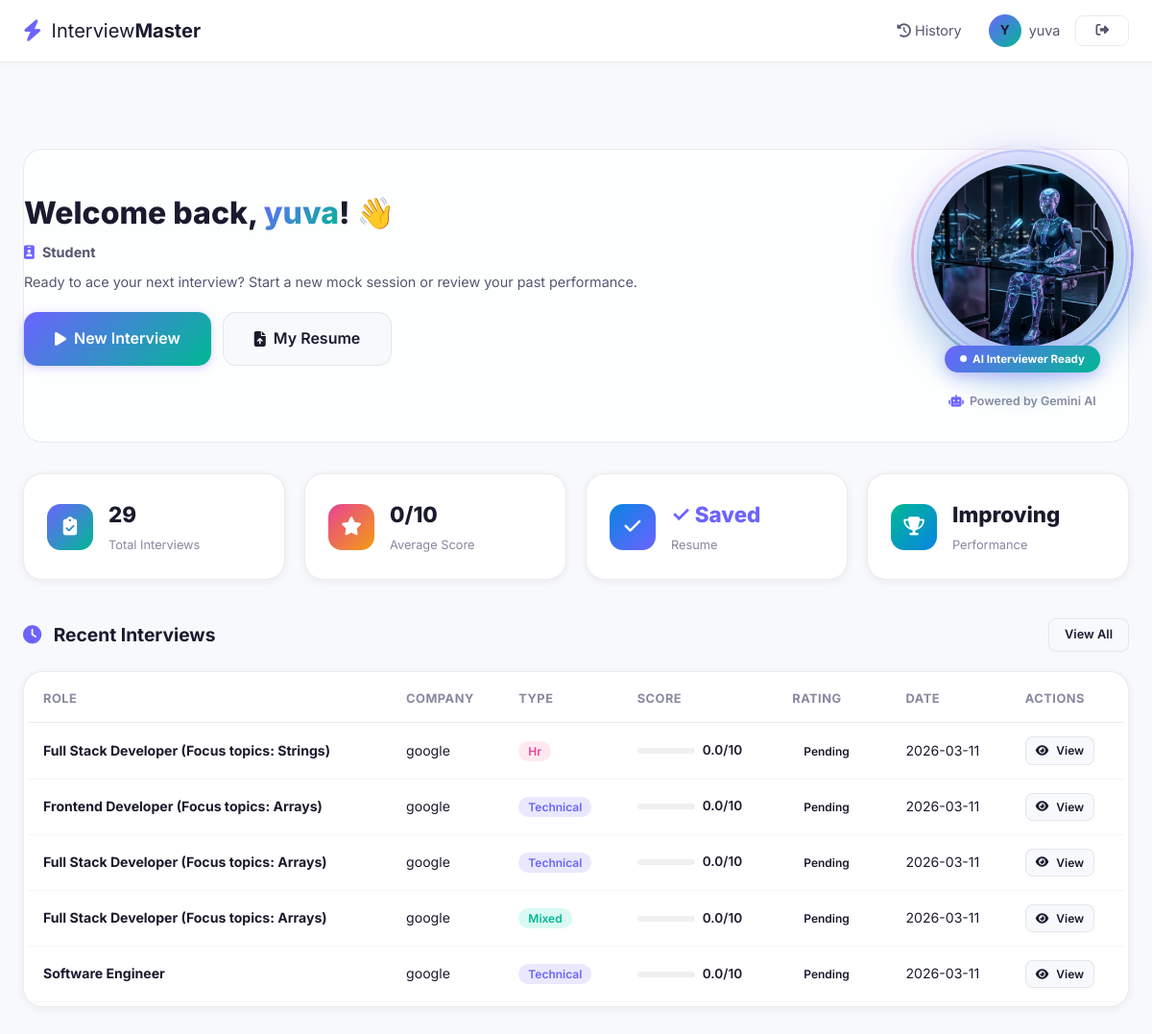
The app's page /dashboard (signed in) with its own data.
### tables this page shows
CREATE TABLE users (
            id INTEGER PRIMARY KEY AUTOINCREMENT,
            full_name TEXT NOT NULL,
            email TEXT UNIQUE NOT NULL,
            password TEXT NOT NULL,
            created_at TIMESTAMP DEFAULT CURRENT_TIMESTAMP
        , role TEXT DEFAULT 'Candidate');

CREATE TABLE interviews (
            id INTEGER PRIMARY KEY AUTOINCREMENT,
            user_id INTEGER NOT NULL,
            job_role TEXT NOT NULL,
            company TEXT NOT NULL,
            interview_type TEXT NOT NULL,
            total_questions INTEGER DEFAULT 0,
            score REAL DEFAULT 0,
            rating TEXT DEFAULT '',
            feedback TEXT DEFAULT '',
            strengths TEXT DEFAULT '[]',
            weaknesses TEXT DEFAULT '[]',
            suggestions TEXT DEFAULT '[]',
            created_at TIMESTAMP DEFAULT CURRENT_TIMESTAMP,
            FOREIGN KEY (user_id) REFERENCES users(id)
        );

### app.py (the view)
@app.route('/dashboard')
@login_required
def dashboard():
    user = get_user_by_id(session['user_id'])
    interviews = get_user_interviews(session['user_id'])
    resume = get_latest_resume(session['user_id'])
    total_interviews = len(interviews)
    avg_score = 0
    if total_interviews > 0:
        scores = [i['score'] for i in interviews if i['score'] > 0]
        avg_score = round(sum(scores) / len(scores), 1) if scores else 0
    return render_template('dashboard.html',
        user=user,
        interviews=interviews,
        resume=resume,
        total_interviews=total_interviews,
        avg_score=avg_score,
        user_role=session.get('user_role', 'Candidate')
    )

### app.py (called while the page is built)
def login_required(f):
    from functools import wraps
    @wraps(f)
    def decorated(*args, **kwargs):
        if 'user_id' not in session:
            flash('Please login to continue.', 'warning')
            return redirect(url_for('login'))
        return f(*args, **kwargs)
    return decorated

### database.py (called while the page is built)
def get_db():
    conn = sqlite3.connect(DB_PATH)
    conn.row_factory = sqlite3.Row
    return conn

def get_user_by_id(user_id):
    conn = get_db()
    user = conn.execute('SELECT * FROM users WHERE id = ?', (user_id,)).fetchone()
    conn.close()
    return user

def get_user_interviews(user_id):
    conn = get_db()
    interviews = conn.execute(
        'SELECT * FROM interviews WHERE user_id = ? ORDER BY created_at DESC', (user_id,)
    ).fetchall()
    conn.close()
    return interviews

def get_latest_resume(user_id):
    conn = get_db()
    resume = conn.execute(
        'SELECT * FROM resumes WHERE user_id = ? ORDER BY uploaded_at DESC LIMIT 1', (user_id,)
    ).fetchone()
    conn.close()
    return resume

### templates/dashboard.html (shortened to what this page needs)
{% extends 'base.html' %}
{% block body %}
<nav class="navbar glass-nav">
    <div class="nav-container">
        <a href="{{ url_for('dashboard') }}" class="nav-logo">
            <i class="fas fa-bolt"></i>
            <span>Interview<strong>Master</strong></span>
        </a>
        <div class="nav-links">
            <a href="{{ url_for('history') }}" class="nav-link" id="navHistory"><i class="fas fa-history"></i>
                History</a>
            <div class="nav-user">
                <div class="user-avatar">{{ session.user_name[0] | upper }}</div>
                <span class="user-name">{{ session.user_name }}</span>
            </div>
            <a href="{{ url_for('logout') }}" class="nav-btn nav-btn-outline" id="navLogout"><i
                    class="fas fa-sign-out-alt"></i></a>
        </div>
    </div>
</nav>
<main class="dashboard-main">
    <div class="container">
        <div class="dashboard-welcome animate-fade-in">
            <div class="welcome-text">
                <h1>Welcome back, <span class="gradient-text">{{ session.user_name }}</span>! 👋</h1>
                <p><i class="fas fa-id-badge" style="color:var(--accent-1)"></i> &nbsp;<strong>{{ user_role }}</strong>
                </p>
                <p style="margin-top:8px;color:var(--text-secondary)">Ready to ace your next interview? Start a new mock
                    session or review your past performance.</p>
                <div style="display:flex;gap:12px;margin-top:20px;flex-wrap:wrap;">
                    <a href="{{ url_for('setup') }}" class="btn btn-primary btn-lg" id="startInterviewBtn">
                        <i class="fas fa-play"></i>
                        <span>New Interview</span>
                    </a>
                    <a href="{{ url_for('resume_page') }}" class="btn btn-glass btn-lg" id="manageResumeBtn">
                        <i class="fas fa-file-upload"></i>
                        <span>{% if resume %}My Resume{% else %}Upload Resume{% endif %}</span>
                    </a>
                </div>
            </div>
            <div class="ai-interviewer-wrap">
                <div class="ai-interviewer-card">
                    <img src="{{ url_for('static', filename='images/ai_interviewer.png') }}" alt="AI Interviewer"
                        class="ai-interviewer-img" id="aiInterviewerImg">
                    <div class="ai-interviewer-badge">
                        <span class="ai-badge-dot"></span>
                        AI Interviewer Ready
                    </div>
                </div>
                <div class="ai-interviewer-label">
                    <i class="fas fa-robot"></i> Powered by Gemini AI
                </div>
            </div>
        </div>
        <div class="stats-row animate-fade-in">
            <div class="stat-card glass-card">
                <div class="stat-card-icon gradient-bg-1"><i class="fas fa-clipboard-check"></i></div>
                <div class="stat-card-info">
                    <span class="stat-card-number">{{ total_interviews }}</span>
                    <span class="stat-card-label">Total Interviews</span>
                </div>
            </div>
            <div class="stat-card glass-card">
                <div class="stat-card-icon gradient-bg-2"><i class="fas fa-star"></i></div>
                <div class="stat-card-info">
                    <span class="stat-card-number">{{ avg_score }}/10</span>
                    <span class="stat-card-label">Average Score</span>
                </div>
            </div>
            <a href="{{ url_for('resume_page') }}" class="stat-card glass-card" id="resumeStatCard"
                style="text-decoration:none;cursor:pointer;transition:var(--transition);"
                title="{% if resume %}View / Replace Resume{% else %}Upload Resume{% endif %}">
                <div class="stat-card-icon {% if resume %}gradient-bg-3{% else %}gradient-bg-4{% endif %}">
                    <i class="fas fa-{% if resume %}check{% else %}upload{% endif %}"></i>
                </div>
                <div class="stat-card-info">
                    <span class="stat-card-number">{% if resume %}✓ Saved{% else %}Upload{% endif %}</span>
                    <span class="stat-card-label">Resume</span>
                </div>
            </a>
            <div class="stat-card glass-card">
                <div class="stat-card-icon gradient-bg-5"><i class="fas fa-trophy"></i></div>
                <div class="stat-card-info">
                    <span class="stat-card-number">
                        {% if avg_score >= 8 %}Excellent
                        {% elif avg_score >= 6 %}Good
                        {% elif avg_score >= 4 %}Average
                        {% elif total_interviews > 0 %}Improving
                        {% else %}New{% endif %}
                    </span>
                    <span class="stat-card-label">Performance</span>
                </div>
            </div>
        </div>
        <div class="dashboard-section animate-fade-in">
            <div class="section-top">
                <h2><i class="fas fa-clock"></i> Recent Interviews</h2>
                {% if interviews|length > 0 %}
                <a href="{{ url_for('history') }}" class="btn btn-glass btn-sm">View All</a>
                {% endif %}
            </div>
            {% if interviews|length > 0 %}
            <div class="interviews-table-wrap glass-card">
                <table class="interviews-table" id="recentInterviewsTable">
                    <thead>
                        <tr>
                            <th>Role</th>
                            <th>Company</th>
                            <th>Type</th>
                            <th>Score</th>
                            <th>Rating</th>
                            <th>Date</th>
                            <th>Actions</th>
                        </tr>
                    </thead>
                    <tbody>
                        {% for interview in interviews[:5] %}
                        <tr>
                            <td><strong>{{ interview.job_role }}</strong></td>
                            <td>{{ interview.company }}</td>
                            <td><span class="badge badge-{{ interview.interview_type }}">{{ interview.interview_type |
                                    capitalize }}</span></td>
                            <td>
                                <div class="score-mini">
                                    <div class="score-bar-mini">
                                    </div>
                                    <span>{{ interview.score }}/10</span>
                                </div>
                            </td>
                            <td><span class="rating-badge rating-{{ interview.rating | lower | replace(' ', '-') }}">{{
                                    interview.rating or 'Pending' }}</span></td>
                            <td>{{ interview.created_at[:10] }}</td>
                            <td>
                                <a href="{{ url_for('results', interview_id=interview.id) }}"
                                    class="btn btn-glass btn-xs" id="viewResult{{ interview.id }}">
                                    <i class="fas fa-eye"></i> View
                                </a>
                            </td>
                        </tr>
                        {% endfor %}
                    </tbody>
                </table>
            </div>
            {% endif %}
        </div>
    </div>
</main>
{% endblock %}

### templates/base.html (shortened to what this page needs)
<!DOCTYPE html>
<html lang="en">
<head>
    <link rel="stylesheet" href="https://cdnjs.cloudflare.com/ajax/libs/font-awesome/6.5.1/css/all.min.css">
    <link rel="stylesheet" href="{{ url_for('static', filename='css/style.css') }}">
</head>
<body>
    {% block body %}{% endblock %}
</body>
</html>

### records on screen
users: user_name "yuva", role "Student"
interviews: job_role "Full Stack Developer (Focus topics: Strings)", company "google", interview_type "Hr", score "0.0", rating "Pending", created_at "2026-03-11"
interviews: job_role "Frontend Developer (Focus topics: Arrays)", company "google", interview_type "Technical", score "0.0", rating "Pending", created_at "2026-03-11"
interviews: job_role "Full Stack Developer (Focus topics: Arrays)", company "google", interview_type "Technical", score "0.0", rating "Pending", created_at "2026-03-11"
interviews: job_role "Full Stack Developer (Focus topics: Arrays)", company "google", interview_type "Mixed", score "0.0", rating "Pending", created_at "2026-03-11"
interviews: job_role "Software Engineer", company "google", interview_type "Technical", score "0.0", rating "Pending", created_at "2026-03-11"

### other values on screen
{{ session.user_name[0] | upper }} "Y"
{{ total_interviews }} "29"
{{ avg_score }} "0"
